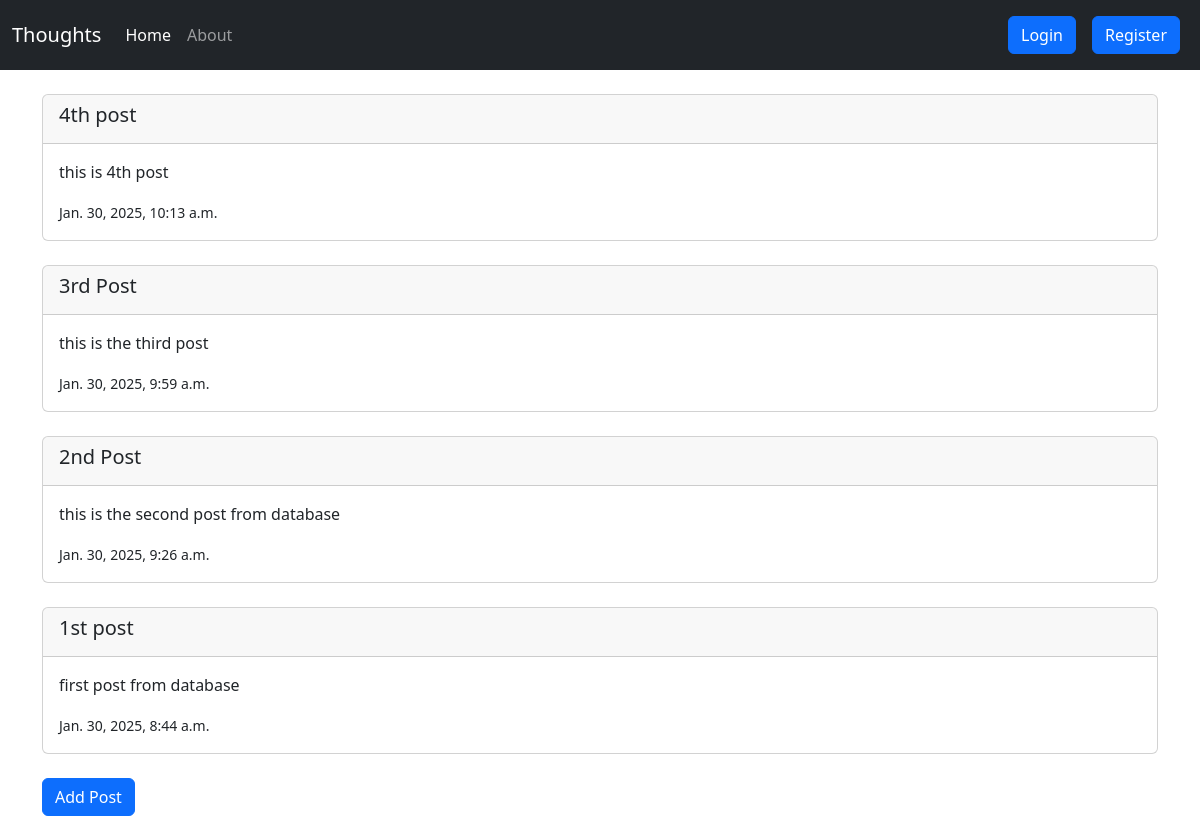
The page / on the database its author committed.
### blog/models.py (models this page shows, shortened)
class Post(models.Model) :
    title = models.CharField(max_length=100)
    content = models.CharField(max_length=1000)
    date_posted = models.DateTimeField(default=timezone.now)
    user = models.ForeignKey(User , on_delete=models.CASCADE , blank=True , null= True)
    class Meta :
        ordering = ('-date_posted' , )

### blog/views.py (the view)
# urls.py: path('' , views.home , name='home'),
def home(request) :
    posts = Post.objects.all()
    context = {
        'posts' : posts
    }
    return render(request , 'blog/home.html' , context)

### blog/templates/blog/home.html
{% extends 'blog/base.html' %}
{% block content %}
<div class="container">
    {% for post in posts %}
    <div class="card my-4">
        <div class="card-header">
            <h5 class="card-title">{{post.title}}</h5>
        </div>
        <div class="card-body">
          <p class="card-text">{{post.content}}</p>
          <small>{{post.date_posted}}</small>
        </div>
    </div>
    {% endfor %}
    <a href="/add_post/"><button type="button" class="btn btn-primary">Add Post</button></a>
</div>
{% endblock %}

### blog/templates/blog/base.html (shortened to what this page needs)
<!doctype html>
<html lang="en">
  <head>
    <link href="https://cdn.jsdelivr.net/npm/bootstrap@5.3.3/dist/css/bootstrap.min.css" rel="stylesheet">
  </head>
  <body>
    <nav class="navbar navbar-expand navbar-dark bg-dark">
        <div class="container-fluid">
          <a class="navbar-brand" href="/">Thoughts</a>
          <div class="collapse navbar-collapse" id="navbarSupportedContent">
            <ul class="navbar-nav me-auto mb-2 mb-lg-0">
              <li class="nav-item">
                <a class="nav-link active" aria-current="page" href="/">Home</a>
              </li>
              <li class="nav-item">
                <a class="nav-link" href="/about/">About</a>
              </li>
            </ul>
            <a href="/login/"><button class="btn btn-primary m-2">Login</button></a>
            <a href="/register/"><button class="btn btn-primary m-2">Register</button></a>
          </div>
        </div>
      </nav>
      {% block content %}
      {% endblock %}
  </body>
</html>

### rows shown on the page
Post: title "4th post", content "this is 4th post", date_posted "Jan. 30, 2025, 10:13 a.m."
Post: title "3rd Post", content "this is the third post", date_posted "Jan. 30, 2025, 9:59 a.m."
Post: title "2nd Post", content "this is the second post from database", date_posted "Jan. 30, 2025, 9:26 a.m."
Post: title "1st post", content "first post from database", date_posted "Jan. 30, 2025, 8:44 a.m."
